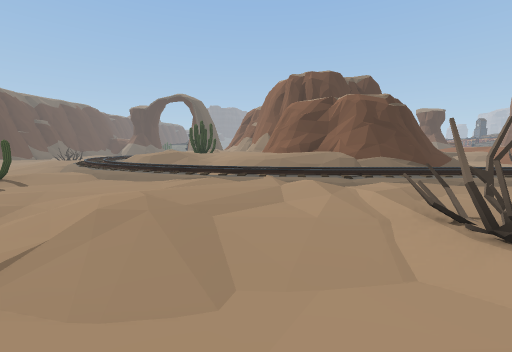
view 1 (above)

18 first-person views from a walk through a 3-D level made in the Unity game engine. The camera is 1.3 m above the floor, tilts 6° down and sees 90° across. The floor is counted in squares, 2 m on a side. Each view is taken from the middle of a square. On the plan, view 1 faces up. The plan holds only what a view shows up to about 9 squares ahead; the rest is blank. The place goes on beyond the plan. The player character is not drawn. Door leaves are left out, so doorways stand open.

view 2
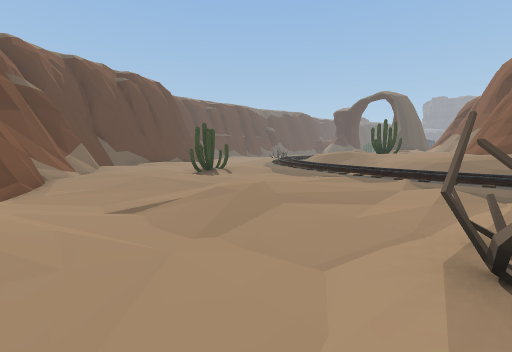

view 3
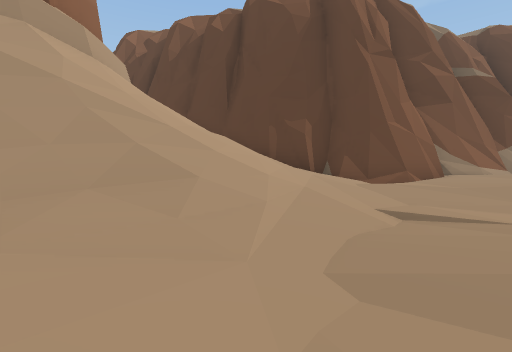

view 4
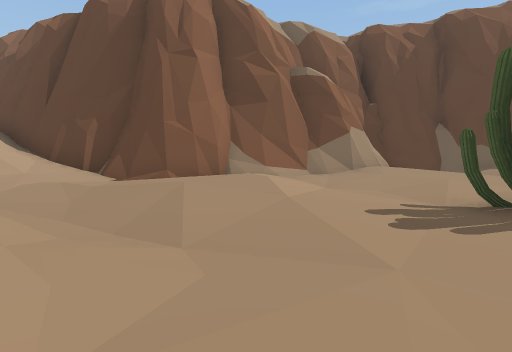

view 5
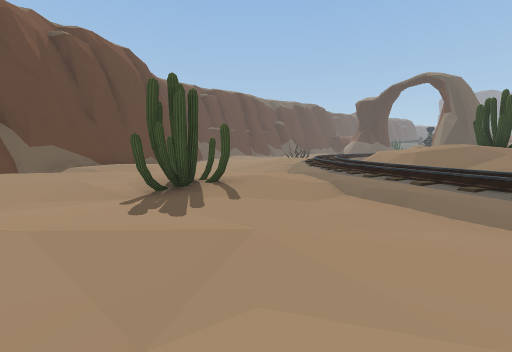

view 6
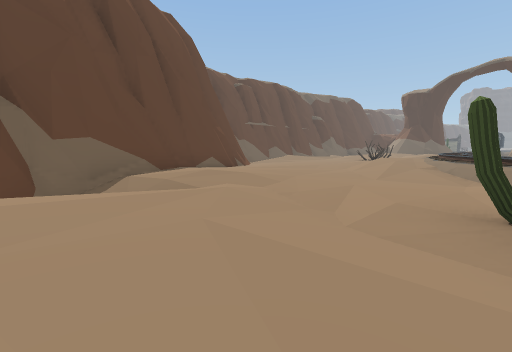

view 7
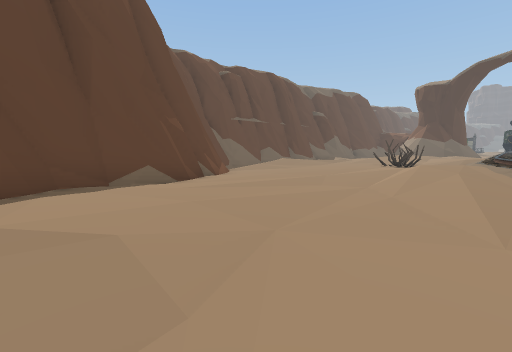

view 8
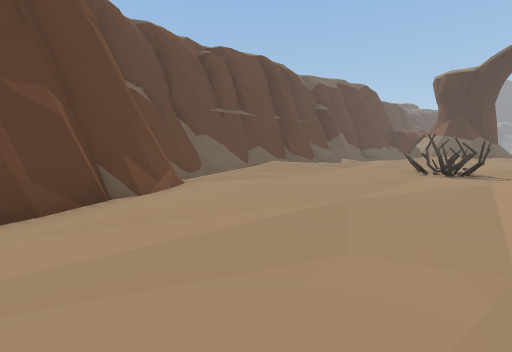

view 9
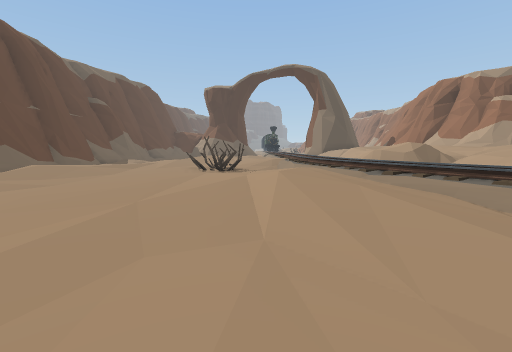

view 10
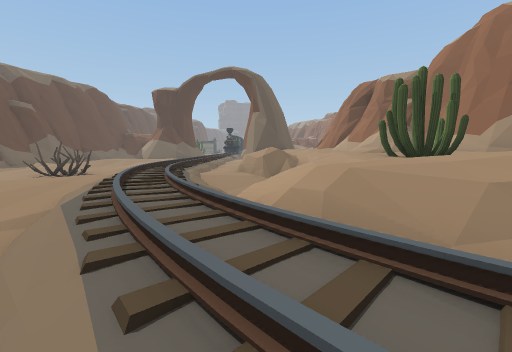

view 11
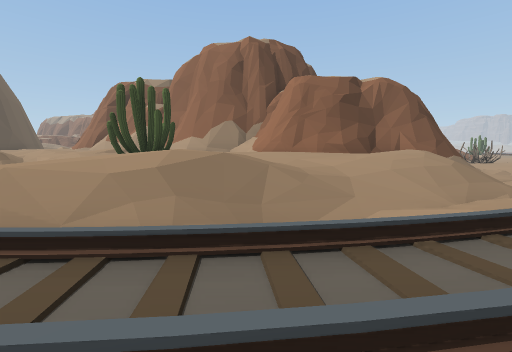

view 12
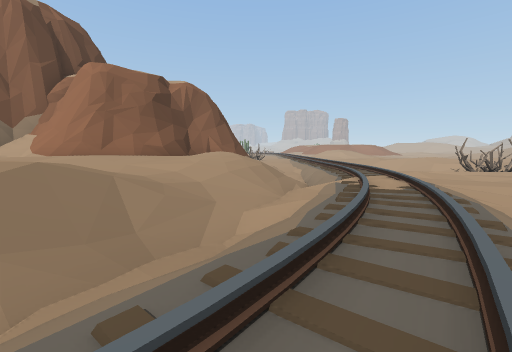

view 13
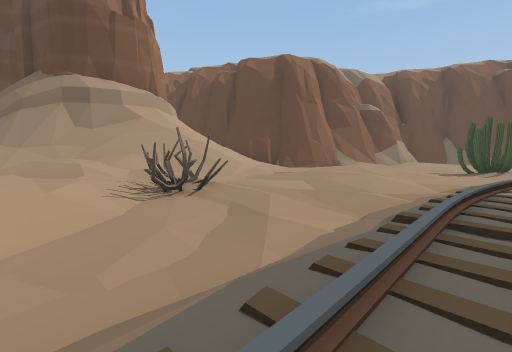

view 14
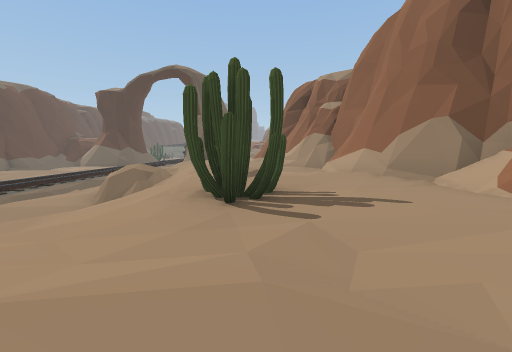

view 15
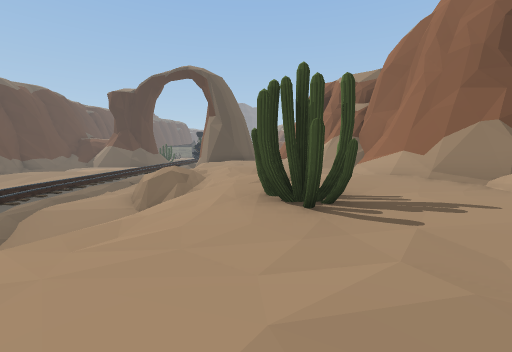

view 16
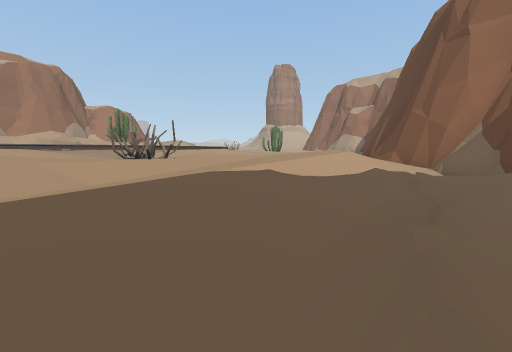

view 17
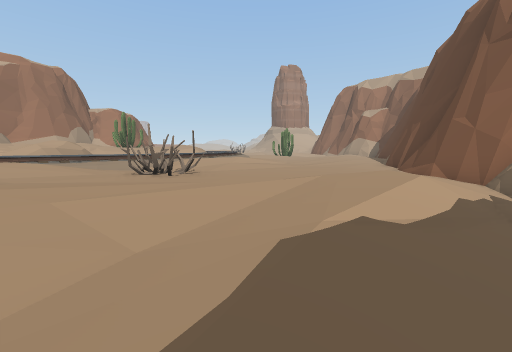

view 18
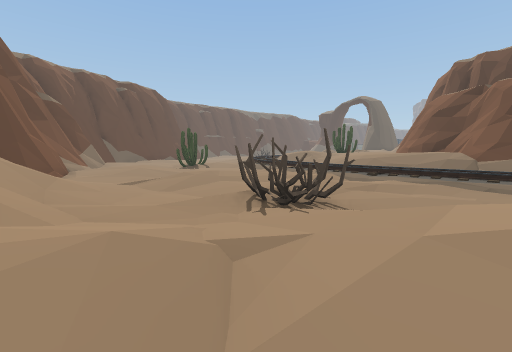

### Floor plan
Key: @ floor where view 1 was taken; # wall or solid block; . main floor; : floor 0.25 m higher than the main floor; - floor 0.25 m lower than the main floor; + floor 0.5 m higher than the main floor; _ floor 0.5 m lower than the main floor; * floor 0.75 m higher than the main floor; < floor 0.75 m lower than the main floor; % floor 1 m higher than the main floor; ( floor 1 m lower than the main floor; & floor 1.25 m higher than the main floor; $ floor 1.5 m higher than the main floor; / step, stairs or slope; = window, fence, low wall or low ledge; C cactus; B bush; O other object.
Columns run from 20 left of view 1 to 5 right of it. Each row starts with its distance up from view 1.
 21 /-...:..:++/ %&$$&&##
 20 (-......::+/.//$$ &&#
 19 </.....B./+/.=//& &&#
 18 </:...BB.///.=//$/$$##
 17 </+:...../+/.-/%&&&$/##
 16 -_/......+/////%OO&&&##
 15 #/......:+////%%&O&$&#
 14 #/--..../+.///%%&&&$$#
 13 ###--....:.////$$&%&$###
 12   ##-.......//////%&&&&##
 11    ##.......////////&$$$##
 10     #......../+//.///////=
  9     ##........://+:.////..
  8      #.......:.///++////
  7      ##::....C...//++/++++
  6       #......C.....:::/://
  5       #//..........:::....
  4       ## :........+:..:..-
  3        ###/...++../:..OO//
  2          ###.:::...:..OO/*
  1           ###/........+:+*
  0             ###/.://@:+/++
 -1               ##:////////+
 -2                #/////=////
 -3                ##////####=
 -4                 #/ ###  ##
 -5                 #/ #     #
 -6                 ##
 -7                  #

Positions as (right, up) in squares from view 1, and headings:
1: (0, 0), facing up
2: (2, 0), facing up-left
3: (1, 2), facing down-left
4: (-3, 6), facing down-left
5: (-3, 4), facing up-left
6: (-8, 4), facing up-left
7: (-10, 7), facing up-left
8: (-12, 10), facing up-left
9: (-12, 10), facing up
10: (-7, 10), facing up
11: (-6, 9), facing up-right
12: (-6, 10), facing right
13: (5, 7), facing down-left
14: (-3, 12), facing up
15: (-4, 12), facing up
16: (-20, 21), facing down-right
17: (-19, 21), facing down-right
18: (5, -1), facing up-left
